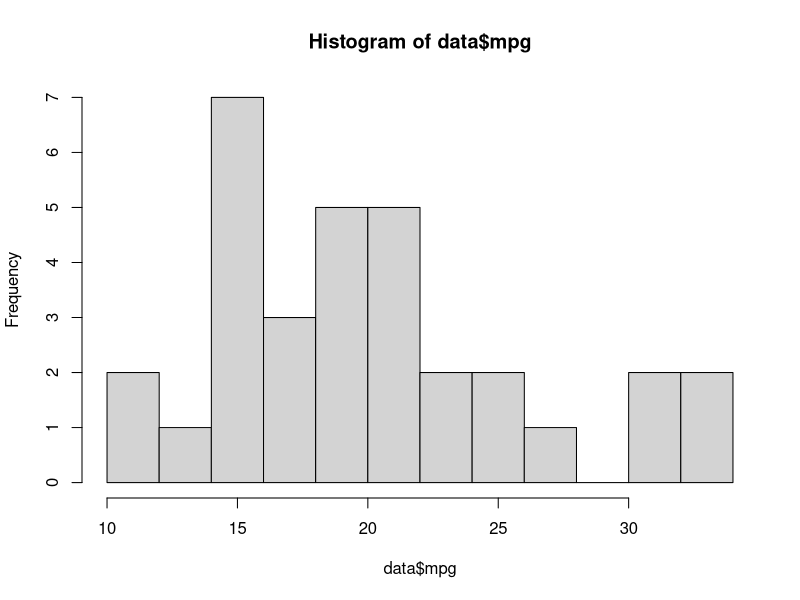
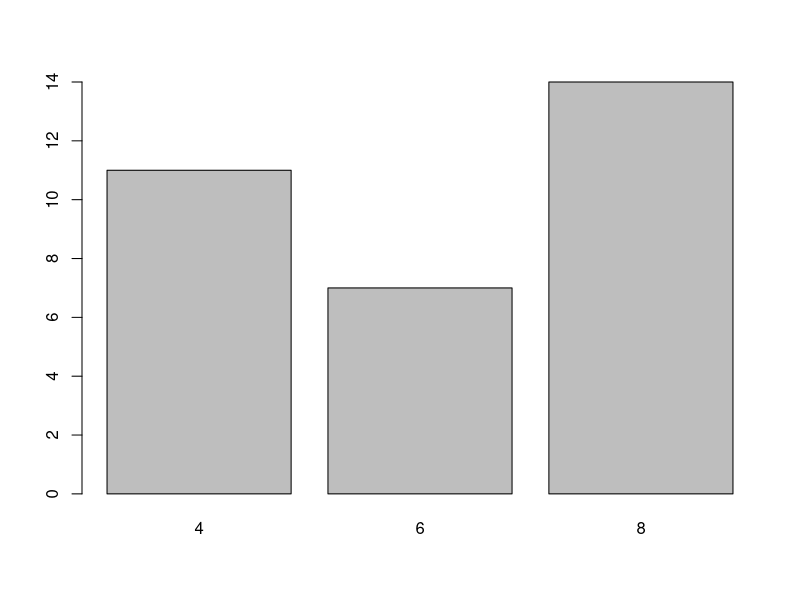
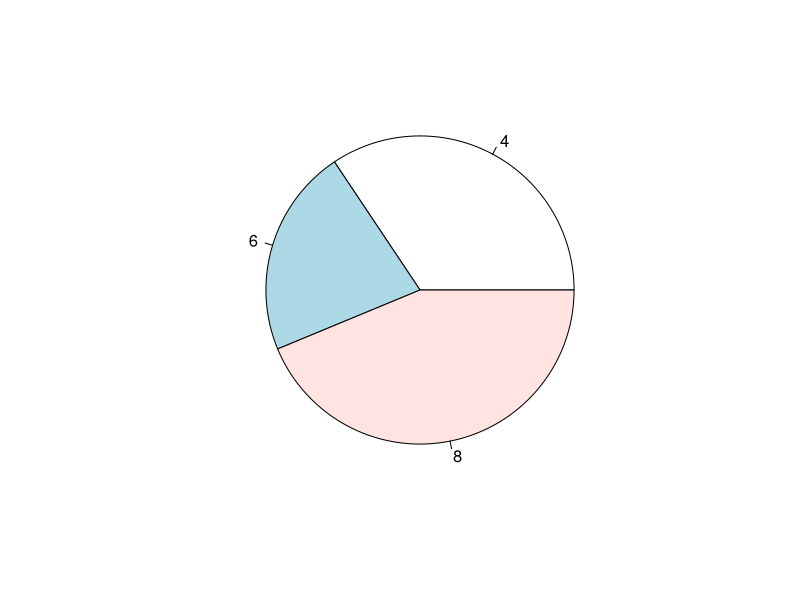

The R source for these figures, in order:
#Codigo para problema 2

#tabla de frecuencias

data <- mtcars
data

#discretas
x <- data$cyl
ni <- table(x)
ni
fi <- ni/length(x)
fi
Ni <- cumsum(ni) #suma acumulada
Ni
Fi <- cumsum(fi) #frecuencia acumulada
Fi
cbind(ni, fi, Ni, Fi) #crear tabla

#continuos
x <- data$mpg
bins <- cut(x, 10)

ni <- table(bins)
fi <- ni/length(bins)
Ni <- cumsum(ni) 
Fi <- cumsum(fi)
cbind(ni, fi, Ni, Fi)

#histogram: continuas
hist(data$mpg, breaks = 10)

#barplot: discretas
ni <- table(data$cyl)
barplot(ni)

#pie: discretas
fi <-ni/length(table(data$cyl))
pie(fi)

